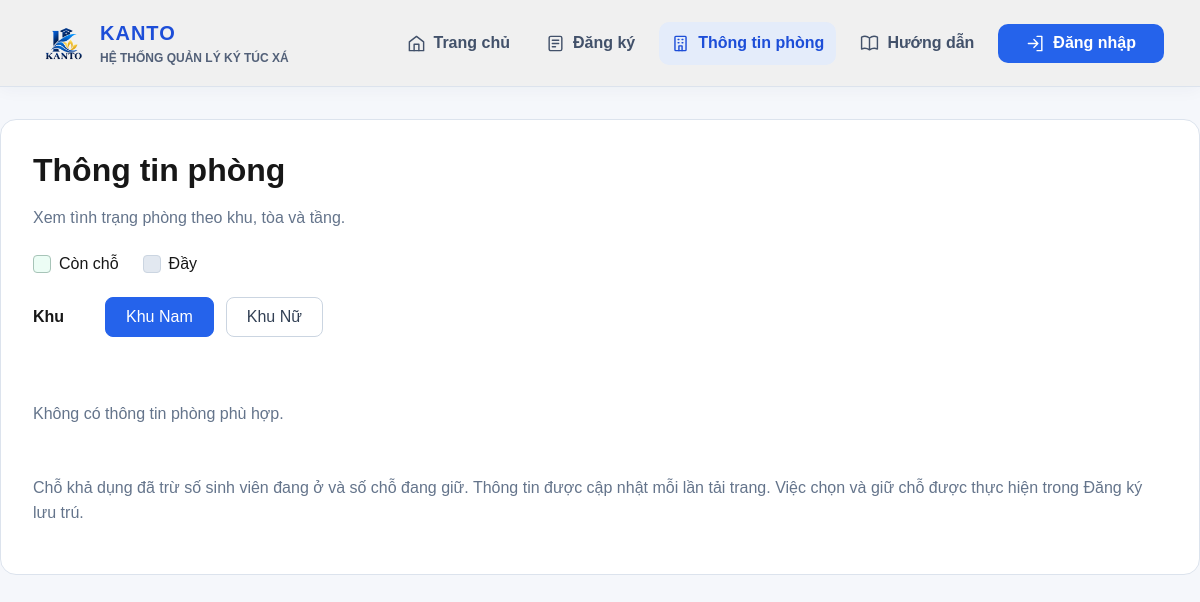
Page /index.php?action=rooms on the earlier database version.
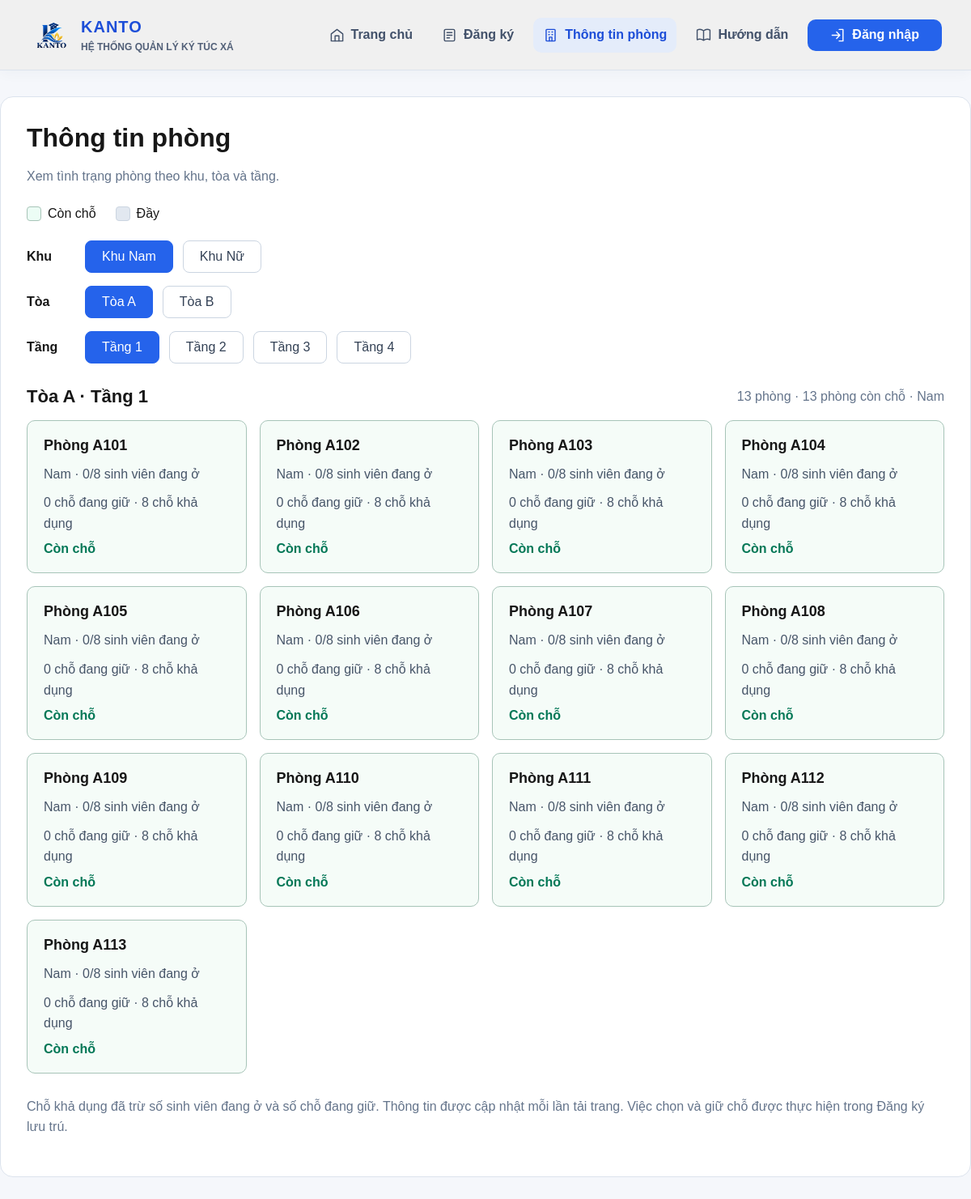
Same page on the later database version.
### tables this page shows
CREATE TABLE IF NOT EXISTS `toanha` (
  `MaToa` varchar(10) NOT NULL,
  `TenToa` varchar(100) NOT NULL,
  PRIMARY KEY (`MaToa`),
  UNIQUE KEY `uq_toanha_ten` (`TenToa`)
);

CREATE TABLE IF NOT EXISTS `phong` (
  `MaPhong` varchar(10) NOT NULL,
  `MaToa` varchar(10) NOT NULL,
  `SoPhong` varchar(20) NOT NULL,
  `Tang` tinyint UNSIGNED NOT NULL,
  `GioiTinhPhong` enum('Nam','Nữ') NOT NULL,
  `SucChua` int NOT NULL,
  PRIMARY KEY (`MaPhong`),
  UNIQUE KEY `uq_phong_toa_sophong` (`MaToa`,`SoPhong`),
  KEY `idx_phong_matoa` (`MaToa`),
  KEY `idx_phong_toa_tang` (`MaToa`,`Tang`)
);

### controllers/RoomController.php (called while the page is built, shortened)
<?php
require_once __DIR__ . '/../config/app.php';
require_once __DIR__ . '/../models/Room.php';
class RoomController
{
    public function show(): void
    {
        $gender = 'Nam';
        $buildingId = $floor = null;
        $buildings = $floors = $rooms = [];
        $selectedBuilding = null;
        $message = '';
        if (!$message) {
            $gender = $_GET['GioiTinhPhong'] ?? 'Nam';
            $buildingId = $_GET['MaToa'] ?? null;
            $floorInput = $_GET['Tang'] ?? null;
            if (!in_array($gender, ['Nam', 'Nữ'], true)
                || ($buildingId !== null && ($buildingId === '' || mb_strlen($buildingId) > 10))
                || ($floorInput !== null && (!preg_match('/^[1-9][0-9]{0,2}$/D', $floorInput) || (int) $floorInput > 255))) {
                $message = 'Bộ lọc phòng không hợp lệ. Vui lòng chọn lại khu, tòa và tầng.';
            } else {
                $floor = $floorInput === null ? null : (int) $floorInput;
            }
        }
        if ($message) {
            http_response_code(400);
        } else {
            try {
                $model = new Room($this->db);
                $buildings = $model->buildings($gender);
                $buildingId ??= $buildings[0]['MaToa'] ?? null;
                foreach ($buildings as $building) {
                    if ($building['MaToa'] === $buildingId) {
                        $selectedBuilding = $building;
                    }
                }
                if ($buildingId !== null && !$selectedBuilding) {
                    $message = 'Tòa đã chọn không thuộc khu này hoặc không có phòng.';
                    http_response_code(400);
                } elseif ($selectedBuilding) {
                    $floors = $model->floors($gender, $buildingId);
                    $floor ??= $floors[0] ?? null;
                    if (!in_array($floor, $floors, true)) {
                        $message = 'Tầng đã chọn không có trong tòa này.';
                        http_response_code(400);
                    } else {
                        $rooms = $model->rooms($gender, $buildingId, $floor);
                    }
                } elseif ($floor !== null) {
                    $message = 'Không có tòa và tầng phù hợp với bộ lọc.';
                    http_response_code(400);
                }
            } catch (PDOException $error) {
                http_response_code(500);
                $message = 'Chưa thể tải thông tin phòng. Vui lòng thử lại sau.';
                $rooms = [];
            }
        }
        require __DIR__ . '/../views/rooms/information.php';
    }
}

### config/app.php (called while the page is built, shortened)
<?php
function appUrl(string $path = ''): string
{
    $base = getenv('APP_BASE_PATH');
    $base = $base === false ? '/Kanto-KTX' : $base;
    return '/' . trim(trim($base, '/') . '/' . ltrim($path, '/'), '/');
}

### models/Room.php (called while the page is built, shortened)
<?php
class Room
{
    public function buildings(string $gender): array
    {
        $stmt = $this->db->prepare('SELECT DISTINCT t.MaToa, t.TenToa
            FROM toanha t JOIN phong p ON p.MaToa = t.MaToa
            WHERE p.GioiTinhPhong = ? ORDER BY t.TenToa, t.MaToa');
        $stmt->execute([$gender]);
        return $stmt->fetchAll();
    }
    public function floors(string $gender, string $building): array
    {
        $stmt = $this->db->prepare('SELECT DISTINCT Tang FROM phong
            WHERE GioiTinhPhong = ? AND MaToa = ? ORDER BY Tang');
        $stmt->execute([$gender, $building]);
        return array_map('intval', $stmt->fetchAll(PDO::FETCH_COLUMN));
    }
    public function rooms(string $gender, ?string $building = null, ?int $floor = null, bool $availableOnly = false): array
    {
        return $this->queryRooms($gender, $building, $floor, $availableOnly);
    }
    private function queryRooms(?string $gender = null, ?string $building = null, ?int $floor = null, bool $availableOnly = false, ?string $roomId = null): array
    {
        $roomConstraint = $roomId === null ? '' : ' AND MaPhong = ?';
        $sql = "SELECT p.*, t.TenToa,
            COALESCE(h.DangO, 0) AS DangO, COALESCE(d.DangGiu, 0) AS DangGiu,
            p.SucChua - COALESCE(h.DangO, 0) - COALESCE(d.DangGiu, 0) AS ConCho
            FROM phong p JOIN toanha t ON t.MaToa = p.MaToa
            LEFT JOIN (SELECT MaPhong, COUNT(*) AS DangO FROM hopdong
                WHERE TrangThai = 'Còn hạn' $roomConstraint GROUP BY MaPhong) h ON h.MaPhong = p.MaPhong
            LEFT JOIN (SELECT MaPhong, COUNT(*) AS DangGiu FROM dondangky
                WHERE (TrangThai = 'Chờ duyệt' OR (TrangThai = 'Đã duyệt' AND MaHopDong IS NULL)) $roomConstraint
                GROUP BY MaPhong) d ON d.MaPhong = p.MaPhong
            WHERE 1=1";
        $params = $roomId === null ? [] : [$roomId, $roomId];
        if ($gender !== null) {
            $sql .= ' AND p.GioiTinhPhong = ?';
            $params[] = $gender;
        }
        if ($building !== null) {
            $sql .= ' AND p.MaToa = ?';
            $params[] = $building;
        }
        if ($floor !== null) {
            $sql .= ' AND p.Tang = ?';
            $params[] = $floor;
        }
        $stmt = $this->db->prepare($sql . ' ORDER BY t.TenToa, p.Tang, p.SoPhong, p.MaPhong');
        $stmt->execute($params);
        return $stmt->fetchAll();
    }
}

### views/rooms/information.php (the view, shortened to what this page needs)
<?php
$escape = fn($value) => htmlspecialchars((string) $value, ENT_QUOTES, 'UTF-8');
$filterUrl = fn(array $filters) => appUrl('index.php?' . http_build_query(['action' => 'rooms'] + $filters));
$available = count(array_filter($rooms, fn($room) => (int) $room['ConCho'] > 0));
?>
<!DOCTYPE html>
<html lang="vi">
<head>
    <link rel="stylesheet" href="<?= $escape(appUrl('assets/css/style.css')) ?>">
    <link rel="stylesheet" href="<?= $escape(appUrl('assets/css/room-information.css')) ?>">
</head>
<body class="home-page room-information-page">
<?php require __DIR__ . '/../../includes/header.php'; ?>
<main class="room-information-shell">
    <h1>Thông tin phòng</h1>
    <p class="room-introduction">Xem tình trạng phòng theo khu, tòa và tầng.</p>
    <div class="room-legend" aria-label="Chú thích trạng thái phòng">
        <span><i aria-hidden="true"></i>Còn chỗ</span>
        <span><i class="full" aria-hidden="true"></i>Đầy</span>
    </div>
    <nav class="room-information-filters" aria-label="Bộ lọc phòng">
        <div class="room-filter-row">
            <strong>Khu</strong>
            <?php foreach (['Nam', 'Nữ'] as $option): ?>
                <a href="<?= $escape($filterUrl(['GioiTinhPhong' => $option])) ?>"<?= $gender === $option ? ' aria-current="true"' : '' ?>>Khu <?= $option ?></a>
            <?php endforeach; ?>
        </div>
        <?php if ($buildings): ?>
        <div class="room-filter-row">
            <strong>Tòa</strong>
            <?php foreach ($buildings as $building): ?>
                <a href="<?= $escape($filterUrl(['GioiTinhPhong' => $gender, 'MaToa' => $building['MaToa']])) ?>"<?= $buildingId === $building['MaToa'] ? ' aria-current="true"' : '' ?>><?= $escape($building['TenToa']) ?></a>
            <?php endforeach; ?>
        </div>
        <?php endif; ?>
        <?php if ($floors): ?>
        <div class="room-filter-row">
            <strong>Tầng</strong>
            <?php foreach ($floors as $option): ?>
                <a href="<?= $escape($filterUrl(['GioiTinhPhong' => $gender, 'MaToa' => $buildingId, 'Tang' => $option])) ?>"<?= $floor === $option ? ' aria-current="true"' : '' ?>>Tầng <?= $option ?></a>
            <?php endforeach; ?>
        </div>
        <?php endif; ?>
    </nav>
    <?php if ($message): ?>
        <div class="room-information-error" role="alert">
            <p><?= $escape($message) ?></p>
            <a href="<?= $escape(appUrl('index.php?action=rooms')) ?>">Chọn lại bộ lọc</a>
        </div>
    <?php else: ?>
        <?php if ($selectedBuilding): ?>
        <div class="room-results-heading">
            <h2><?= $escape($selectedBuilding['TenToa']) ?> · Tầng <?= $floor ?></h2>
            <p><?= count($rooms) ?> phòng · <?= $available ?> phòng còn chỗ · <?= $escape($gender) ?></p>
        </div>
        <?php endif; ?>
        <div class="room-information-grid">
            <?php foreach ($rooms as $room): ?>
                <?php $isFull = (int) $room['ConCho'] <= 0; ?>
                <article class="room-information-card<?= $isFull ? ' full' : '' ?>">
                    <h3>Phòng <?= $escape($room['SoPhong']) ?></h3>
                    <p><?= $escape($room['GioiTinhPhong']) ?> · <?= (int) $room['DangO'] ?>/<?= (int) $room['SucChua'] ?> sinh viên đang ở</p>
                    <p><?= (int) $room['DangGiu'] ?> chỗ đang giữ · <?= max(0, (int) $room['ConCho']) ?> chỗ khả dụng</p>
                    <strong class="room-status"><?= $isFull ? 'Đầy' : 'Còn chỗ' ?></strong>
                </article>
            <?php endforeach; ?>
        </div>
        <?php if (!$rooms): ?><p class="room-empty" role="status">Không có thông tin phòng phù hợp.</p><?php endif; ?>
    <?php endif; ?>
    <p class="room-information-note">Chỗ khả dụng đã trừ số sinh viên đang ở và số chỗ đang giữ. Thông tin được cập nhật mỗi lần tải trang. Việc chọn và giữ chỗ được thực hiện trong Đăng ký lưu trú.</p>
</main>
</body>
</html>

### index.php (shortened to what this page needs)
<?php
$action = is_string($_GET['action'] ?? null) ? $_GET['action'] : '';
if ($action === 'rooms') {
    require_once __DIR__ . '/config/db.php';
    require_once __DIR__ . '/controllers/RoomController.php';
    (new RoomController($pdo))->show();
    exit;
}
?>
        <?php require __DIR__ . '/includes/header.php'; ?>

### includes/header.php
<header class="site-header">
    <a class="site-brand" href="<?= htmlspecialchars(appUrl('index.php'), ENT_QUOTES, 'UTF-8') ?>" aria-label="Kanto — Trang chủ">
        <img src="<?= htmlspecialchars(appUrl('assets/images/logo.png'), ENT_QUOTES, 'UTF-8') ?>" alt="" class="site-logo">
        <span class="site-brand-text">
            <strong>KANTO</strong>
            <span>HỆ THỐNG QUẢN LÝ KÝ TÚC XÁ</span>
        </span>
    </a>
    <nav class="site-nav" aria-label="Điều hướng chính">
        <a href="<?= htmlspecialchars(appUrl('index.php'), ENT_QUOTES, 'UTF-8') ?>"<?= empty($_GET['action']) ? ' aria-current="page"' : '' ?>><svg viewBox="0 0 24 24" aria-hidden="true"><path d="m3 10 9-7 9 7v11H3Z"/><path d="M9 21v-8h6v8"/></svg>Trang chủ</a>
        <a href="<?= htmlspecialchars(appUrl('index.php?action=register'), ENT_QUOTES, 'UTF-8') ?>"<?= ($_GET['action'] ?? '') === 'register' ? ' aria-current="page"' : '' ?>><svg viewBox="0 0 24 24" aria-hidden="true"><rect x="4" y="3" width="16" height="18" rx="2"/><path d="M8 8h8M8 12h8M8 16h4"/></svg>Đăng ký</a>
        <a href="<?= htmlspecialchars(appUrl('index.php?action=rooms'), ENT_QUOTES, 'UTF-8') ?>"<?= ($_GET['action'] ?? '') === 'rooms' ? ' aria-current="page"' : '' ?>><svg viewBox="0 0 24 24" aria-hidden="true"><rect x="5" y="3" width="14" height="18" rx="1"/><path d="M9 7h1M14 7h1M9 11h1M14 11h1M10 21v-6h4v6"/></svg>Thông tin phòng</a>
        <a href="<?= htmlspecialchars(appUrl('index.php?action=guide'), ENT_QUOTES, 'UTF-8') ?>"<?= ($_GET['action'] ?? '') === 'guide' ? ' aria-current="page"' : '' ?>><svg viewBox="0 0 24 24" aria-hidden="true"><path d="M12 5C8 2 4 3 2 4v15c4-2 7-1 10 1 3-2 6-3 10-1V4c-2-1-6-2-10 1Zm0 0v15"/></svg>Hướng dẫn</a>
        <a class="site-login" href="<?= htmlspecialchars(appUrl('index.php?action=login'), ENT_QUOTES, 'UTF-8') ?>"><svg viewBox="0 0 24 24" aria-hidden="true"><path d="M14 3h6v18h-6M3 12h12M10 7l5 5-5 5"/></svg>Đăng nhập</a>
    </nav>
</header>

### assets/css/style.css (style rules this page uses)
* { box-sizing: border-box; }
.home-page { margin: 0; background: #fff; color: #171717; font-family: Arial, sans-serif; padding: 0; }
.site-header { background: #f0f0f0; display: flex; align-items: center; justify-content: space-between; gap: 24px; padding: 16px clamp(16px, 3vw, 48px); border-bottom: 1px solid #dce3ed; box-shadow: 0 3px 16px #1933550a; z-index: 1; }
.site-brand { display: flex; align-items: center; gap: 10px; color: inherit; text-decoration: none; }
.site-logo { width: 54px; height: 54px; object-fit: contain; }
.site-brand-text { display: grid; gap: 6px; }
.site-brand-text strong { font-size: 16px; }
.site-brand-text > span { font-size: 12px; font-weight: 700; }
.site-nav { display: flex; align-items: center; flex-wrap: wrap; gap: 12px; }
.site-nav a, .site-nav button { border: 0; display: inline-flex; align-items: center; gap: 8px; padding: 12px; border-radius: 10px; background: transparent; color: #42516a; font: 600 16px Arial, sans-serif; text-decoration: none; }
.site-nav .site-login { padding: 10px 28px; background: #2563eb; color: #fff; }
.site-nav a[aria-current="page"] { background: #e4ecfa; color: #1d4ed8; }
.site-nav svg { width: 19px; height: 19px; fill: none; stroke: currentColor; stroke-width: 1.8; stroke-linecap: round; stroke-linejoin: round; }
.home-page .site-brand-text strong { color: #1d4ed8; font-size: 20px; letter-spacing: 1px; }
.home-page .site-brand-text > span { color: #526078; }

### assets/css/room-information.css (style rules this page uses)
.room-information-page { background: #f5f7fb; }
.room-information-shell { max-width: 1320px; margin: 32px auto; padding: 32px; background: white; border: 1px solid #dce3ed; border-radius: 16px; }
.room-information-shell h1 { margin: 0 0 12px; font-size: 32px; }
.room-introduction, .room-information-note, .room-results-heading p { color: #64748b; line-height: 1.6; }
.room-legend { display: flex; flex-wrap: wrap; gap: 24px; margin: 24px 0; }
.room-legend span { display: flex; align-items: center; gap: 8px; }
.room-legend i { width: 18px; height: 18px; border: 1px solid #a7c4b8; background: #ecfdf5; border-radius: 4px; }
.room-legend i.full { border-color: #cbd5e1; background: #e2e8f0; }
.room-information-filters { display: grid; gap: 16px; margin-bottom: 28px; }
.room-filter-row { display: flex; flex-wrap: wrap; align-items: center; gap: 12px; }
.room-filter-row > strong { width: 60px; }
.room-filter-row a { padding: 10px 20px; border: 1px solid #cbd5e1; border-radius: 8px; text-decoration: none; color: #334155; }
.room-filter-row a[aria-current] { background: #2563eb; border-color: #2563eb; color: white; }
.room-results-heading { display: flex; flex-wrap: wrap; justify-content: space-between; align-items: center; gap: 12px; margin: 0 0 16px; }
.room-results-heading h2 { margin: 0; font-size: 22px; }
.room-results-heading p { margin: 0; }
.room-information-grid { display: grid; grid-template-columns: repeat(auto-fit, minmax(220px, 1fr)); gap: 16px; }
.room-information-card { padding: 20px; border: 1px solid #a7c4b8; background: #f5fcf8; border-radius: 10px; overflow-wrap: anywhere; }
.room-information-card h3 { margin: 0 0 12px; font-size: 18px; }
.room-information-card p { margin: 0 0 10px; color: #475569; line-height: 1.6; }
.room-status { color: #047857; }
.room-information-note { margin-top: 28px; }
.room-empty { padding: 24px 0; color: #64748b; }

Differences in the rows shown:
added toanha: TenToa "Tòa A"
added toanha: TenToa "Tòa B"
added phong: SoPhong "A101", GioiTinhPhong "Nam", DangO "0", SucChua "8", DangGiu "0", max(0, (int) $room['ConCho']) "8"
added phong: SoPhong "A102", GioiTinhPhong "Nam", DangO "0", SucChua "8", DangGiu "0", max(0, (int) $room['ConCho']) "8"
added phong: SoPhong "A103", GioiTinhPhong "Nam", DangO "0", SucChua "8", DangGiu "0", max(0, (int) $room['ConCho']) "8"
added phong: SoPhong "A104", GioiTinhPhong "Nam", DangO "0", SucChua "8", DangGiu "0", max(0, (int) $room['ConCho']) "8"
added phong: SoPhong "A105", GioiTinhPhong "Nam", DangO "0", SucChua "8", DangGiu "0", max(0, (int) $room['ConCho']) "8"
added phong: SoPhong "A106", GioiTinhPhong "Nam", DangO "0", SucChua "8", DangGiu "0", max(0, (int) $room['ConCho']) "8"
added phong: SoPhong "A107", GioiTinhPhong "Nam", DangO "0", SucChua "8", DangGiu "0", max(0, (int) $room['ConCho']) "8"
added phong: SoPhong "A108", GioiTinhPhong "Nam", DangO "0", SucChua "8", DangGiu "0", max(0, (int) $room['ConCho']) "8"
added phong: SoPhong "A109", GioiTinhPhong "Nam", DangO "0", SucChua "8", DangGiu "0", max(0, (int) $room['ConCho']) "8"
added phong: SoPhong "A110", GioiTinhPhong "Nam", DangO "0", SucChua "8", DangGiu "0", max(0, (int) $room['ConCho']) "8"
added phong: SoPhong "A111", GioiTinhPhong "Nam", DangO "0", SucChua "8", DangGiu "0", max(0, (int) $room['ConCho']) "8"
added phong: SoPhong "A112", GioiTinhPhong "Nam", DangO "0", SucChua "8", DangGiu "0", max(0, (int) $room['ConCho']) "8"
added phong: SoPhong "A113", GioiTinhPhong "Nam", DangO "0", SucChua "8", DangGiu "0", max(0, (int) $room['ConCho']) "8"
Other differences:
$floor: (not shown) → "1"
count($rooms): (not shown) → "13"
$available: (not shown) → "13"
$escape($gender): (not shown) → "Nam"
text no longer shown: "Không có thông tin phòng phù hợp."
text now shown: "Tòa Tầng · Tầng phòng · phòng còn chỗ ·"
new list line: "Tầng 1"
new list line: "Tầng 2"
new list line: "Tầng 3"
new list line: "Tầng 4"
